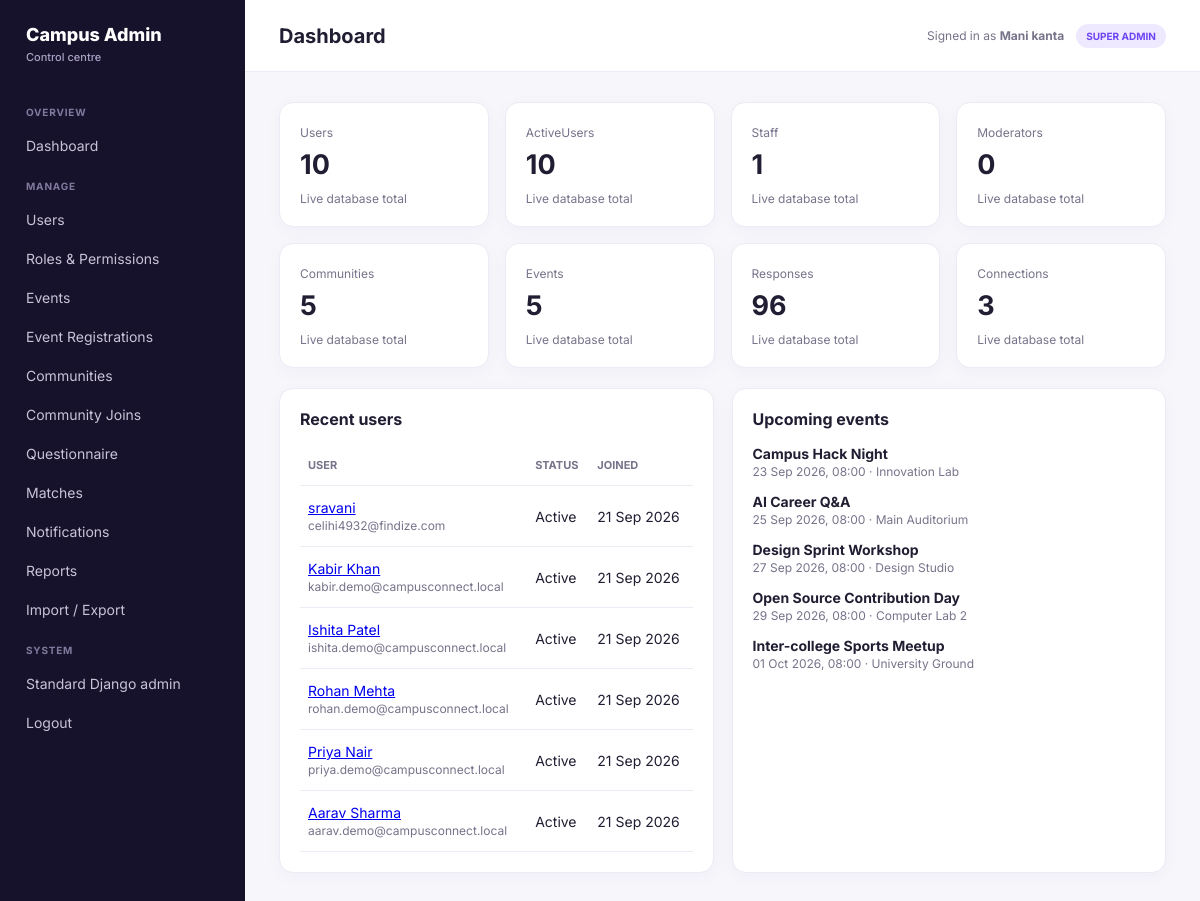
The app's page /admin-dashboard/ (signed in) with its own data.
### accounts/models.py (models this page shows, shortened)
class User(AbstractUser):
    id = models.UUIDField(primary_key=True, default=uuid.uuid4, editable=False)
    username = None  # Not used; authentication via email
    email = models.EmailField('Email Address', unique=True)
    first_name = models.CharField('First Name', max_length=150, blank=True)
    last_name = models.CharField('Last Name', max_length=150, blank=True)
    is_verified = models.BooleanField('Verified', default=False)
    created_at = models.DateTimeField(auto_now_add=True)
    updated_at = models.DateTimeField(auto_now=True)
    USERNAME_FIELD = 'email'
    REQUIRED_FIELDS = ['first_name', 'last_name']
    objects = UserManager()
    class Meta:
        db_table = 'accounts_user'
        ordering = ['-created_at']

### events/models.py (models this page shows, shortened)
class Event(models.Model):
    title = models.CharField(max_length=200)
    description = models.TextField(blank=True)
    start = models.DateTimeField()
    location = models.CharField(max_length=200, blank=True)
    color = models.CharField(max_length=7, default='#7C4DFF')
    attendees = models.ManyToManyField(
        settings.AUTH_USER_MODEL,
        blank=True,
        related_name='events',
    )
    created_at = models.DateTimeField(auto_now_add=True)
    class Meta:
        ordering = ('start',)

### admin_dashboard/views.py (the view)
# urls.py: path('', views.dashboard, name='dashboard'),
@dashboard_access
def dashboard(request):
    return render(request, 'admin_dashboard/dashboard.html', _context(
        request,
        stats={
            'users': User.objects.count(),
            'active_users': User.objects.filter(is_active=True).count(),
            'staff': User.objects.filter(is_staff=True).count(),
            'moderators': Group.objects.filter(name__iexact='Moderator').aggregate(
                total=Count('user')).get('total', 0),
            'communities': Community.objects.count(),
            'events': Event.objects.count(),
            'responses': QuestionResponse.objects.count(),
            'connections': Connection.objects.count(),
        },
        recent_users=User.objects.order_by('-created_at')[:6],
        recent_events=Event.objects.order_by('start')[:5],
    ))

### admin_dashboard/permissions.py (called while the page is built)
def dashboard_access(view):
    @wraps(view)
    def wrapped(request, *args, **kwargs):
        if not request.user.is_authenticated or not request.user.is_staff:
            raise PermissionDenied
        return view(request, *args, **kwargs)
    return wrapped

### admin_dashboard/views.py (called while the page is built)
def _role(user):
    if user.is_superuser:
        return 'SUPER ADMIN'
    return user.groups.values_list('name', flat=True).first() or ('ADMIN' if user.is_staff else 'STUDENT')

def _context(request, **extra):
    return {'admin_role': _role(request.user), **extra}

### templates/admin_dashboard/dashboard.html
{% extends "admin_dashboard/base.html" %}{% block title %}Dashboard{% endblock %}{% block content %}
<div class="cards">{% for key,label in stats.items %}<div class="stat"><span class="muted">{{ key|title|cut:"_" }}</span><b>{{ label }}</b><span class="muted">Live database total</span></div>{% endfor %}</div>
<div class="grid"><div class="panel"><h2>Recent users</h2><div class="table-wrap"><table class="table"><tr><th>User</th><th>Status</th><th>Joined</th></tr>{% for user in recent_users %}<tr><td><a href="{% url 'admin_dashboard:user_detail' user.id %}">{{ user.get_full_name|default:user.email }}</a><br><span class="muted">{{ user.email }}</span></td><td>{{ user.is_active|yesno:"Active,Inactive" }}</td><td>{{ user.created_at|date:"d M Y" }}</td></tr>{% endfor %}</table></div></div><div class="panel"><h2>Upcoming events</h2>{% for event in recent_events %}<p><strong>{{ event.title }}</strong><br><span class="muted">{{ event.start|date:"d M Y, H:i" }} · {{ event.location }}</span></p>{% empty %}<p class="muted">No events yet.</p>{% endfor %}</div></div>
{% endblock %}

### templates/admin_dashboard/base.html (shortened to what this page needs)
<!doctype html>
<html lang="en">
<head>
</head>
<body>
<div class="layout">
  <aside class="sidebar">
    <div class="brand">Campus Admin<small>Control centre</small></div>
    <nav class="nav">
      <div class="nav-title">Overview</div><a href="{% url 'admin_dashboard:dashboard' %}">Dashboard</a>
      <div class="nav-title">Manage</div><a href="{% url 'admin_dashboard:users' %}">Users</a><a href="{% url 'admin_dashboard:roles' %}">Roles & Permissions</a><a href="{% url 'admin_dashboard:events' %}">Events</a><a href="{% url 'admin_dashboard:event_registrations' %}">Event Registrations</a><a href="{% url 'admin_dashboard:communities' %}">Communities</a><a href="{% url 'admin_dashboard:community_joins' %}">Community Joins</a><a href="{% url 'admin_dashboard:questionnaire' %}">Questionnaire</a><a href="{% url 'admin_dashboard:matches' %}">Matches</a><a href="{% url 'admin_dashboard:notifications' %}">Notifications</a><a href="{% url 'admin_dashboard:reports' %}">Reports</a><a href="{% url 'admin_dashboard:questionnaire_import_export' %}">Import / Export</a>
      <div class="nav-title">System</div><a href="/admin/">Standard Django admin</a><form method="post" action="{% url 'logout' %}">{% csrf_token %}<button style="display:block;width:100%;text-align:left;background:none;border:0;color:#c8c3d8;padding:10px 12px;border-radius:9px;font:inherit;cursor:pointer">Logout</button></form>
    </nav>
  </aside>
  <main class="main">
    <header class="topbar"><h1>{% block heading %}Dashboard{% endblock %}</h1><div class="identity"><span>Signed in as <strong>{{ request.user.get_full_name|default:request.user.email }}</strong></span><b class="badge">{{ admin_role }}</b></div></header>
    <section class="content">
      {% block content %}{% endblock %}
    </section>
  </main>
</div>
</body>
</html>

### templates/admin_dashboard/base.html (style rules this page uses)
:root { --purple:#6d45f5;--dark:#17122b;--muted:#77738a;--line:#eceaf4;--bg:#f7f6fb }
* { box-sizing:border-box }
body { margin:0;background:var(--bg);color:#211d32;font:14px Inter,system-ui,sans-serif }
.layout { display:flex;min-height:100vh }
.sidebar { width:245px;background:var(--dark);color:#fff;padding:24px 14px;flex-shrink:0 }
.brand { font-size:18px;font-weight:800;padding:0 12px 28px }
.brand small { display:block;color:#aaa2c4;font-size:11px;font-weight:500;margin-top:5px }
.nav-title { color:#817a9e;text-transform:uppercase;font-size:10px;font-weight:700;padding:14px 12px 7px;letter-spacing:.08em }
.nav a { display:block;color:#c8c3d8;text-decoration:none;padding:10px 12px;border-radius:9px;margin:2px 0 }
.main { flex:1;min-width:0 }
.topbar { height:72px;background:#fff;border-bottom:1px solid var(--line);display:flex;align-items:center;justify-content:space-between;padding:0 34px }
.topbar h1 { font-size:20px;margin:0 }
.identity { display:flex;align-items:center;gap:12px;color:var(--muted);font-size:12px }
.badge { background:#eee9ff;color:var(--purple);border-radius:99px;padding:6px 10px;font-weight:700;font-size:10px }
.content { padding:30px 34px;max-width:1400px }
.cards { display:grid;grid-template-columns:repeat(4,1fr);gap:16px }
.stat,.panel { background:#fff;border:1px solid var(--line);border-radius:14px;padding:20px;box-shadow:0 4px 18px #2c205408 }
.stat b { font-size:27px;display:block;margin:8px 0 }
.muted { color:var(--muted);font-size:12px }
.grid { display:grid;grid-template-columns:1fr 1fr;gap:18px;margin-top:20px }
.panel h2 { font-size:16px;margin:0 0 16px }
.table-wrap { overflow:auto }
.table { width:100%;border-collapse:collapse }
.table th,.table td { text-align:left;border-bottom:1px solid var(--line);padding:13px 8px;white-space:nowrap }
.table th { font-size:11px;color:var(--muted);text-transform:uppercase }

### records on screen
User: user.get_full_name "Mani kanta"
User: get_full_name "sravani", email "celihi4932@findize.com", is_active "Active", created_at "21 Sep 2026"
User: get_full_name "Kabir Khan", email "kabir.demo@campusconnect.local", is_active "Active", created_at "21 Sep 2026"
User: get_full_name "Ishita Patel", email "ishita.demo@campusconnect.local", is_active "Active", created_at "21 Sep 2026"
User: get_full_name "Rohan Mehta", email "rohan.demo@campusconnect.local", is_active "Active", created_at "21 Sep 2026"
User: get_full_name "Priya Nair", email "priya.demo@campusconnect.local", is_active "Active", created_at "21 Sep 2026"
User: get_full_name "Aarav Sharma", email "aarav.demo@campusconnect.local", is_active "Active", created_at "21 Sep 2026"
Event: title "Campus Hack Night", start "23 Sep 2026, 08:00", location "Innovation Lab"
Event: title "AI Career Q&A", start "25 Sep 2026, 08:00", location "Main Auditorium"
Event: title "Design Sprint Workshop", start "27 Sep 2026, 08:00", location "Design Studio"
Event: title "Open Source Contribution Day", start "29 Sep 2026, 08:00", location "Computer Lab 2"
Event: title "Inter-college Sports Meetup", start "01 Oct 2026, 08:00", location "University Ground"

### other values on screen
{{ admin_role }} "SUPER ADMIN"
{{ key|title|cut:"_" }} "Users" "ActiveUsers" "Staff" "Moderators" "Communities" "Events" "Responses" "Connections"
{{ label }} "10" "10" "1" "0" "5" "5" "96" "3"
